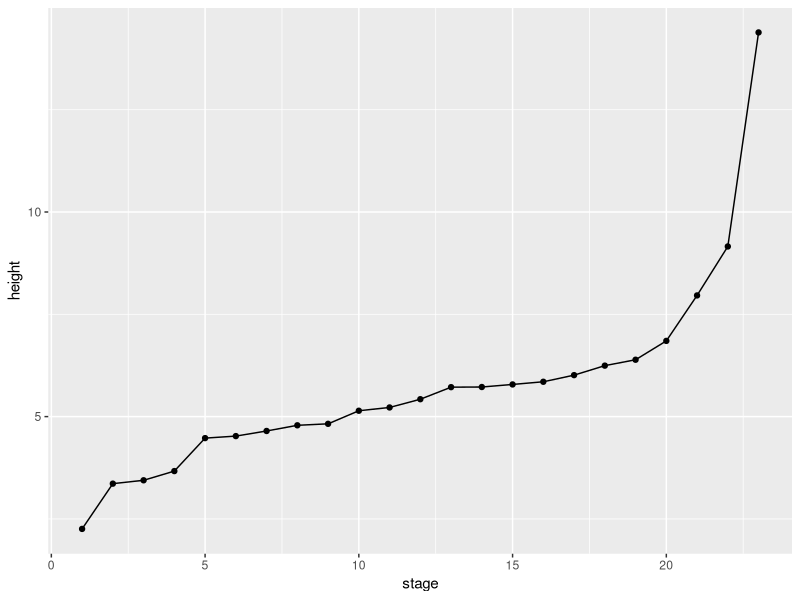
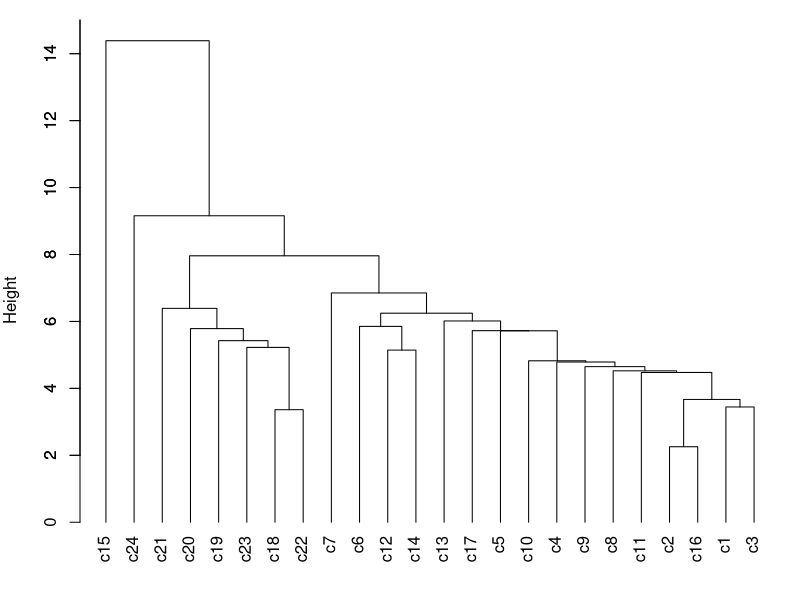
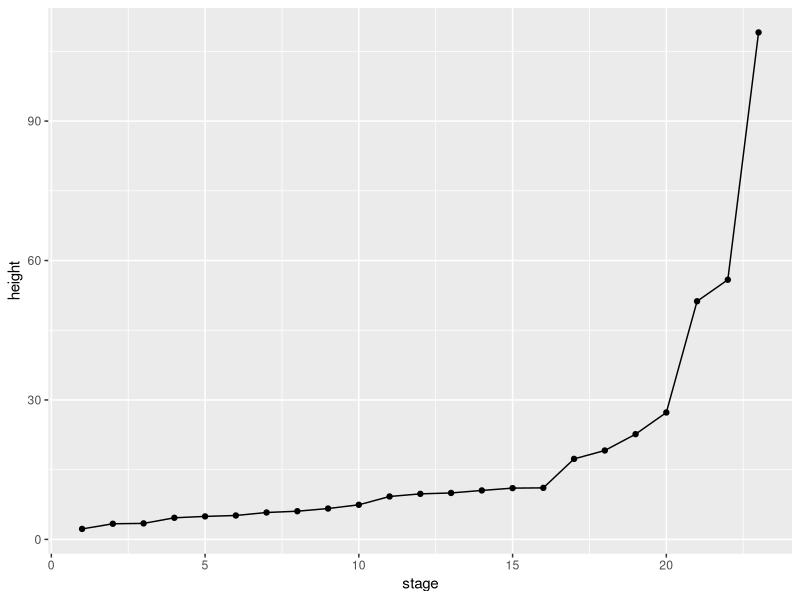
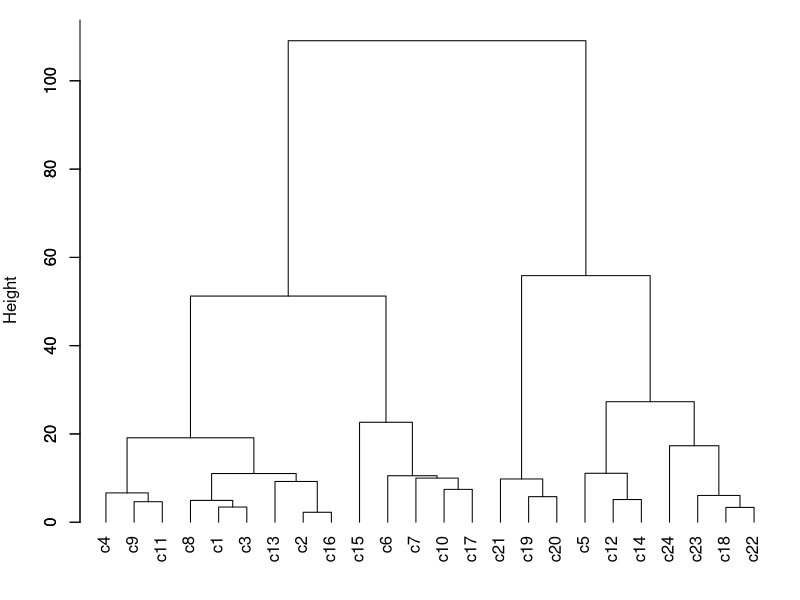
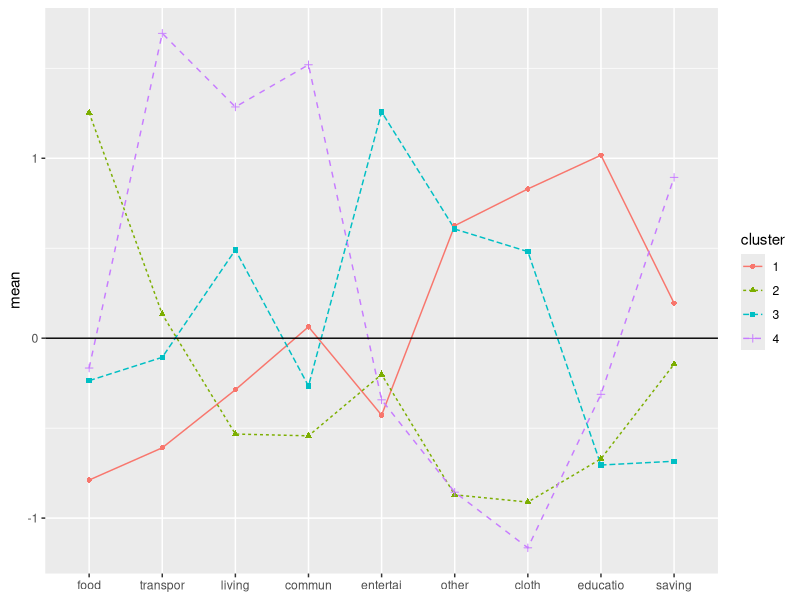

Reproduce these figures in R, in order.
#install.packages("psych")
#install.packages("ggplot2")
library(psych)
library(ggplot2)
library(reshape2)

setwd('D:\\chap2\\r')
#read data
exp_eg<-read.table("exp_eg.csv", sep = ",",header = TRUE)
head(exp_eg)


#summary
describe(exp_eg[,1:9],skew=F,ranges=F)

#standardization
exp<-scale(exp_eg[,1:9])
head(exp)
#round(exp[1:2,1:9],3)

#Squared Euclidean distance
dist<-dist(exp,method="euclidean")^2
dist
#round(dist,2)

#Single linkage
#method includes: "ward.D", "sin", "com", "ave", "cen"
fit <- hclust(dist, method="single")
#clustering histroy
history<-cbind(fit$merge,fit$height)
history

#distance plot
ggplot(mapping=aes(x=1:length(fit$height),y=fit$height))+
  geom_line()+
  geom_point()+
  labs(x="stage",y="height")

#dendrogram
par(mar=c(1,4,1,1))
plot(fit,labels=exp_eg$case,hang=-1,main="")
axis(side = 2, at = seq(0, 16, 2))

#4-cluster solution
cutree(fit, k=4) #cluster index
sol <- data.frame(cluster=cutree(fit, k=4),id=exp_eg$case)
sol

#Ward's method
#dist<-dist(exp,method="euclidean")^2
fit <- hclust(dist, method="ward.D")
history<-cbind(fit$merge,fit$height)
history

ggplot(mapping=aes(x=1:length(fit$height),y=fit$height))+
  geom_line()+
  geom_point()+
  labs(x="stage",y="height")

plot(fit,labels=exp_eg$case,hang=-1,sub="",xlab="",main="")
axis(side = 2, at = seq(0, 100, 20))

#clustering
cluster<-cutree(fit,k=4)
case<-exp_eg$case
sol <- data.frame(cluster,exp,case)
sol[ order(sol$cluster),c(1,11) ]

#cluster means
tb<-aggregate(x=sol[,2:10], by=list(cluster=sol$cluster),FUN=mean)
print(tb,digits=2)

#profile plot
tbm<-melt(tb,id.vars='cluster')
tbm$cluster<-factor(tbm$cluster)
ggplot(tbm, 
       aes(x = variable, y = value, group = cluster, colour = cluster)) + 
  geom_line(aes(linetype=cluster))+
  geom_point(aes(shape=cluster)) +
  geom_hline(yintercept=0) +
  labs(x=NULL,y="mean")
